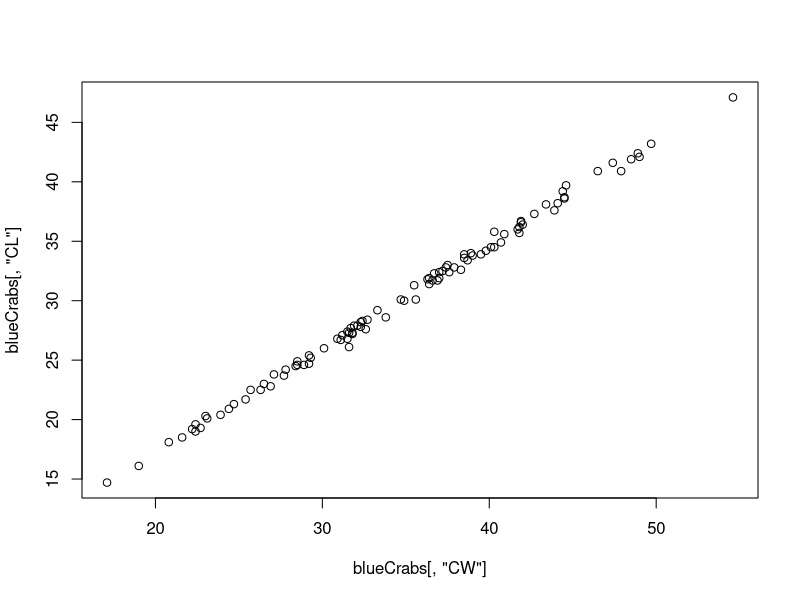
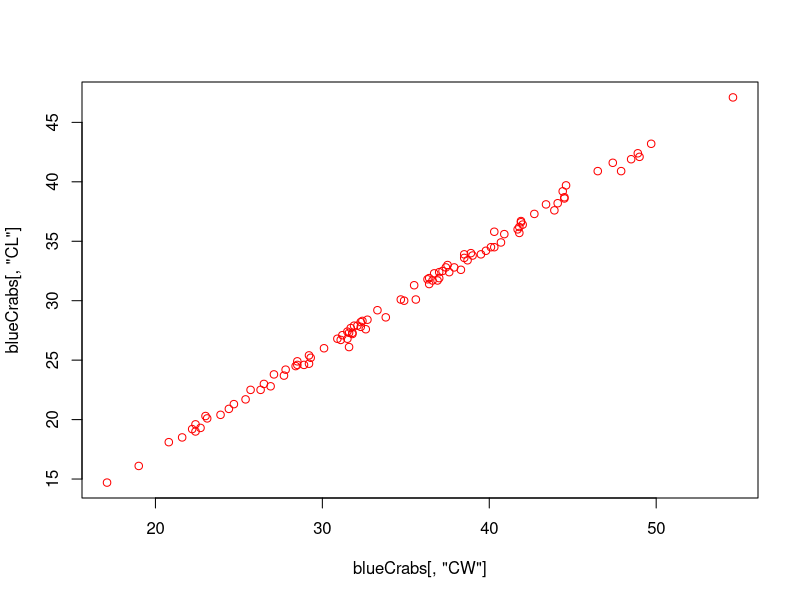
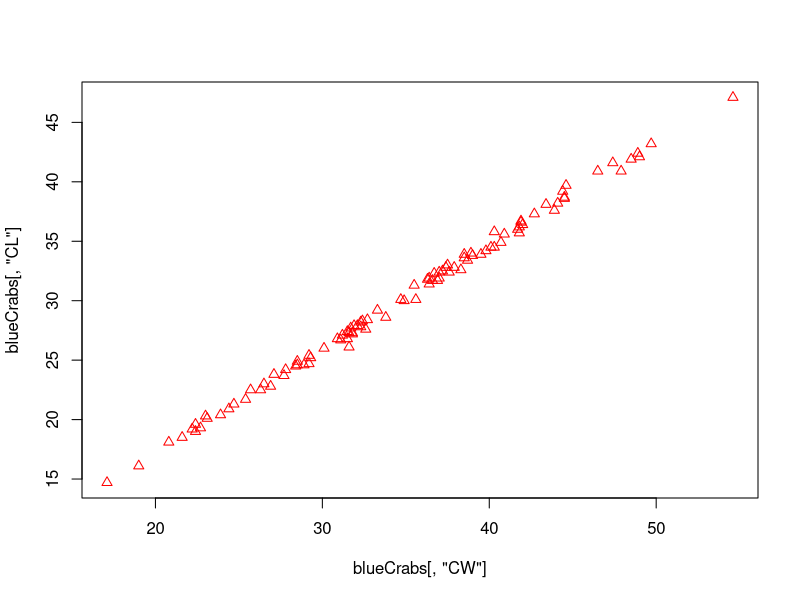
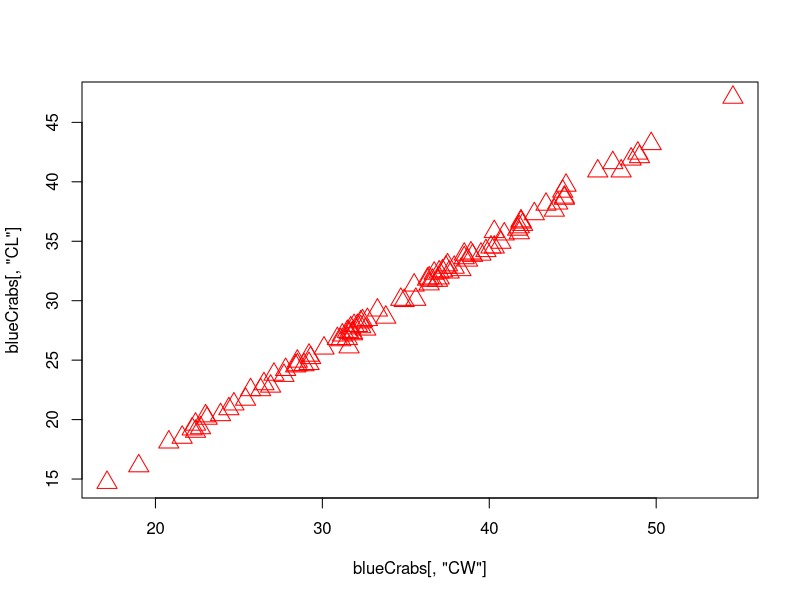
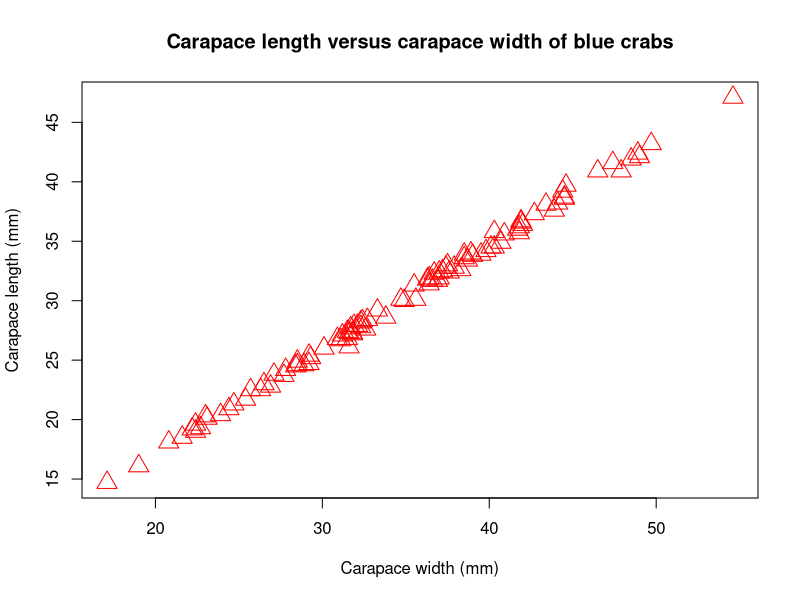
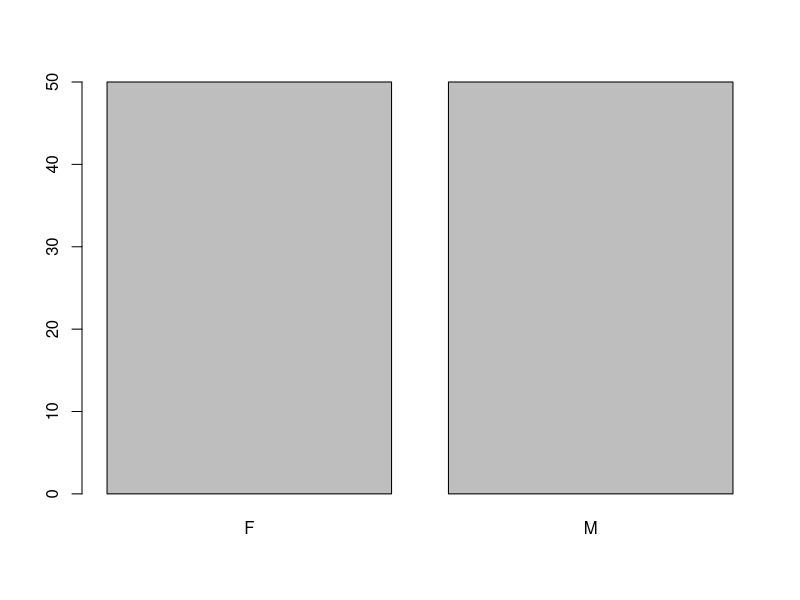
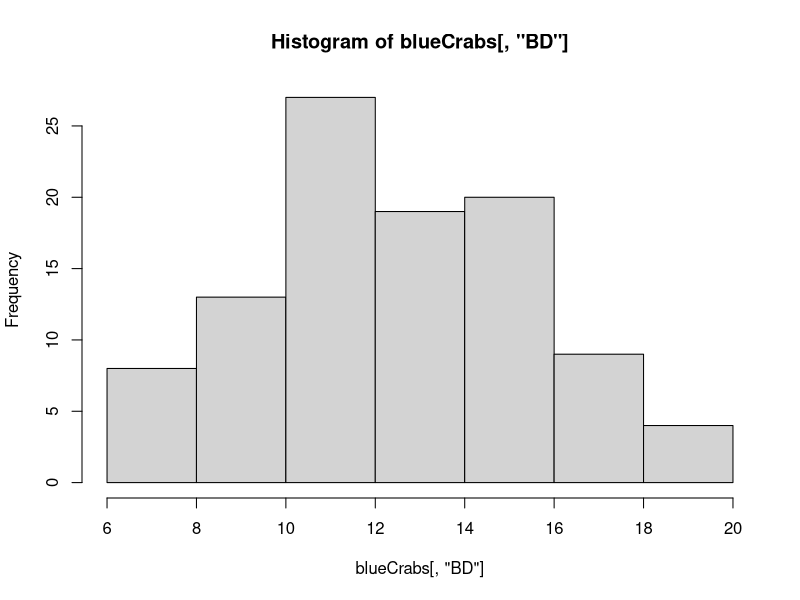
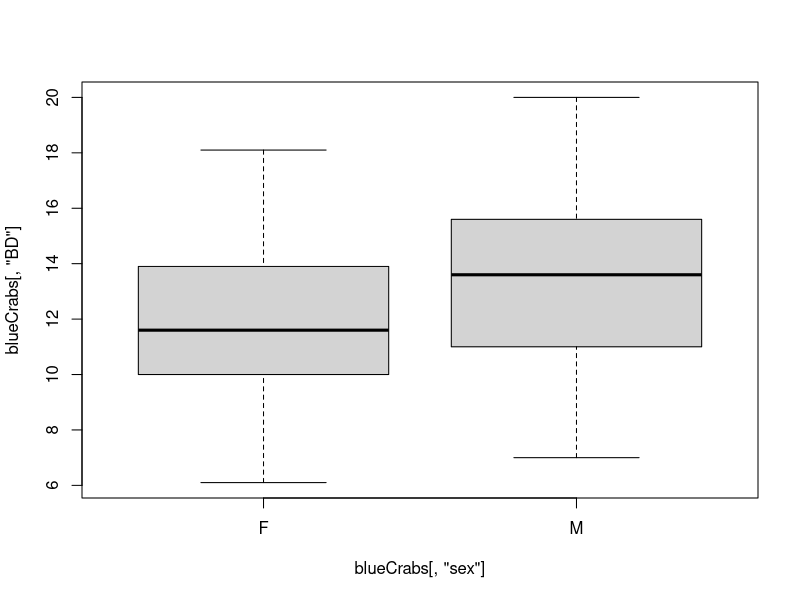

Recreate these plots in R, in order.
## ---- chunk 1
knitr::opts_chunk$set(echo = TRUE)
## ---- chunk 2
library("MASS")
data(crabs)
## ---- chunk 3
blueCrabs = crabs[crabs[ ,"sp"] == "B", ]

## ---- chunk 4
plot(x = blueCrabs[ , "CW"], blueCrabs[ , "CL"])

## ---- chunk 5
plot(x = blueCrabs[ , "CW"], blueCrabs[ , "CL"], col = "red")

## ---- chunk 6
plot(x = blueCrabs[ , "CW"], blueCrabs[ , "CL"], col = "red", pch = 2)

## ---- chunk 7
plot(x = blueCrabs[ , "CW"], blueCrabs[ , "CL"], col = "red", pch = 2, cex = 2)
## ---- chunk 8
plot(x = blueCrabs[ , "CW"], blueCrabs[ , "CL"], col = "red", pch = 2, cex = 2, xlab = "Carapace width (mm)", ylab = "Carapace length (mm)", main = "Carapace length versus carapace width of blue crabs")

## ---- chunk 9
barplot(table(blueCrabs[ , "sex"]))

## ---- chunk 10
hist(blueCrabs[, "BD"])

## ---- chunk 11
boxplot(blueCrabs[ ,"BD"] ~ blueCrabs[ , "sex"])

## ---- chunk 12
boxplot(blueCrabs[ ,"BD"] ~ blueCrabs[ , "sex"], col = c("red", "blue"))

## ---- chunk 13
boxplot(blueCrabs[ ,"BD"] ~ blueCrabs[ , "sex"], col = c("red", "blue"), main = "Blue crab body depth by sex", ylab = "Sex", xlab = "Body depth (mm)")

## ---- chunk 14
blueCrabs$color = NA # add a new column to the data.frame, and assign "dummy" values for now
blueCrabs$color[blueCrabs$sex == "F"] = "red" # now assign "red" to the new column when rats are femals
blueCrabs$color[blueCrabs$se == "M"] = "blue" # now assign "blue" when they are males
# depict females and males with different colors
plot(blueCrabs$CL ~ blueCrabs$CW, col = blueCrabs$color)

## ---- chunk 15
blueCrabs$color2 = ifelse(blueCrabs$sex == "F", "red", "blue")
# if crabs are females add "red", but if they are not females, add "blue" to the new column

# plot mass across time, and depict females and males with different colors
plot(blueCrabs$CL ~ blueCrabs$CW, col = blueCrabs$color2)

## ---- chunk 16
plot(blueCrabs$CL ~ blueCrabs$CW, col = NULL)
points(blueCrabs[blueCrabs$sex == "F", "CW"], blueCrabs[blueCrabs$sex == "F", "CL"], col = "red")
points(blueCrabs[blueCrabs$sex == "M", "CW"], blueCrabs[blueCrabs$sex == "M", "CL"], col = "blue")

